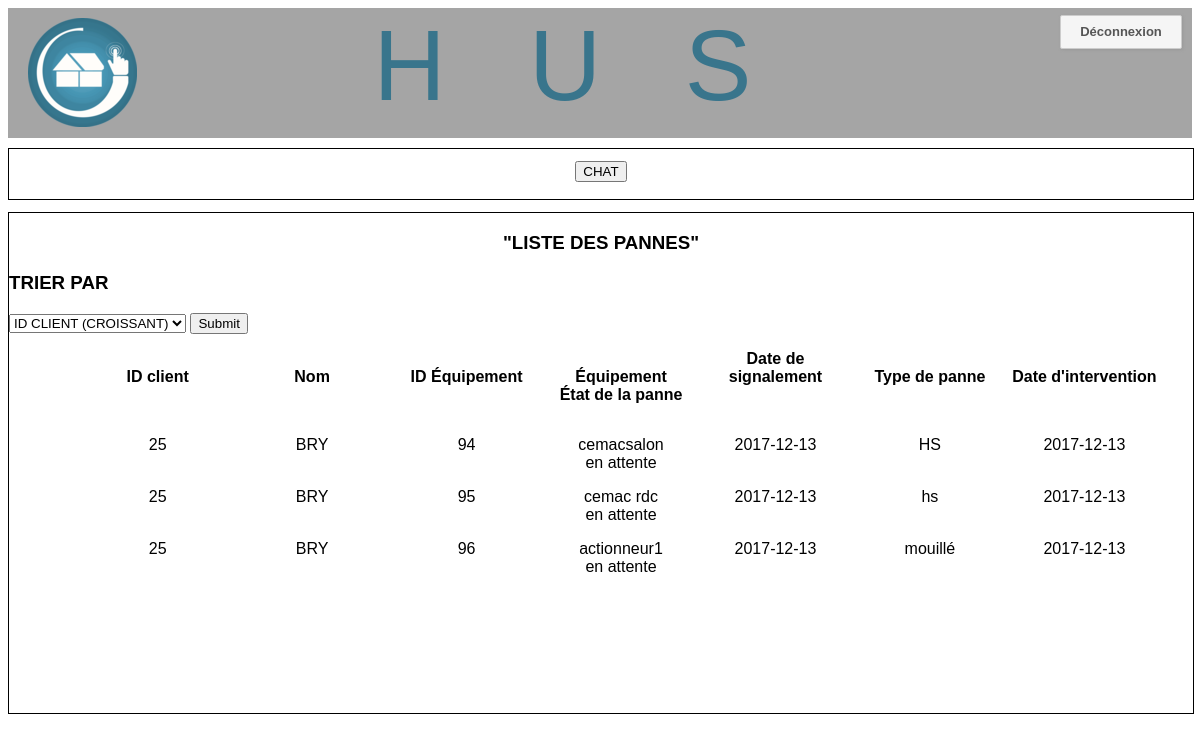
Before: /service_client/index.php with the older database file.
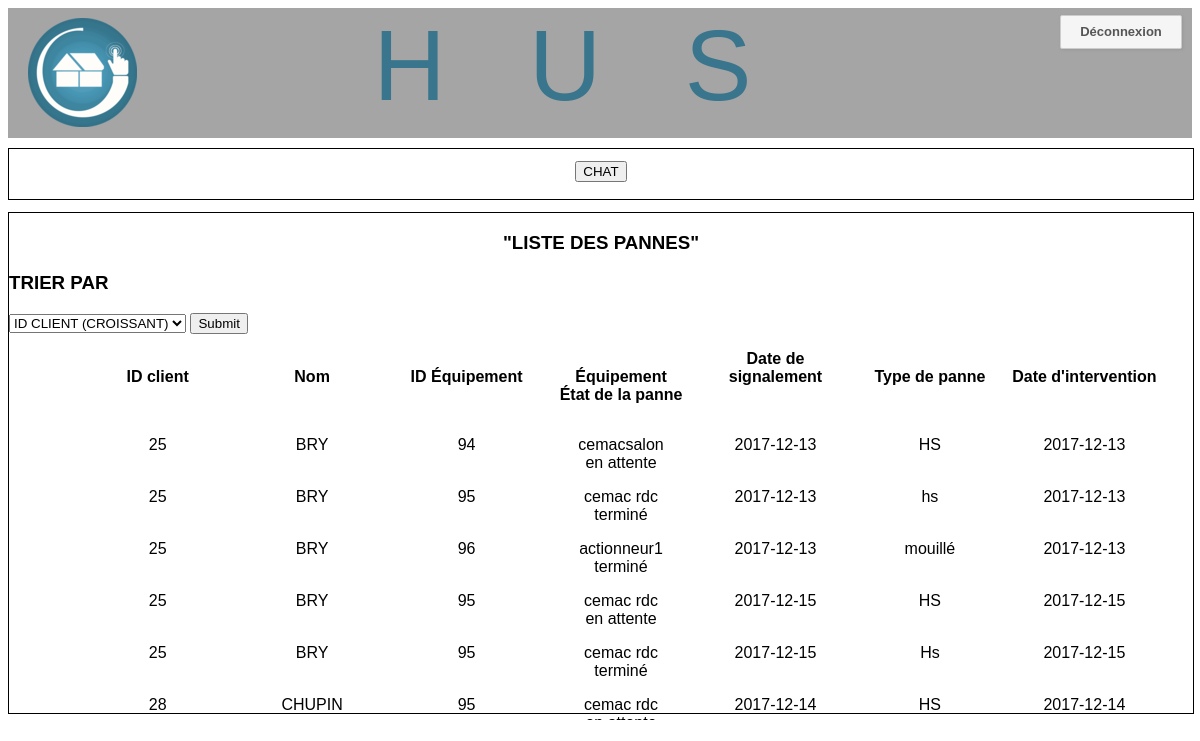
After: the same page with the newer database file.
### tables this page shows
CREATE TABLE IF NOT EXISTS `pannes` (
  `id` int(255) NOT NULL AUTO_INCREMENT,
  `client_id` int(11) NOT NULL,
  `capteur` varchar(255) NOT NULL,
  `type_panne` text NOT NULL,
  `date` date NOT NULL,
  `etat` varchar(255) NOT NULL,
  `date_intervention` date DEFAULT NULL,
  `nbre_interventions_necessaires` int(255) DEFAULT NULL,
  `dates_passees` int(11) DEFAULT NULL,
  `ID_Equipement` int(11) NOT NULL,
  PRIMARY KEY (`id`)
);

CREATE TABLE IF NOT EXISTS `utilisateurs` (
  `ID` int(11) NOT NULL AUTO_INCREMENT,
  `Nom` varchar(20) NOT NULL,
  `Prenom` varchar(20) NOT NULL,
  `Adresse_mail` varchar(50) NOT NULL,
  `Mot_de_passe` varchar(30) NOT NULL,
  `Numero_fixe` int(11) NOT NULL,
  `Numero_Telephone` int(11) NOT NULL,
  `Etat_connexion` tinyint(1) NOT NULL,
  `Date_inscription` date NOT NULL,
  `ID_compte_parent` int(11) DEFAULT NULL,
  PRIMARY KEY (`ID`)
);

### service_client/panne_service_client.php (called while the page is built, shortened)
<?php
require('modele.php');
$reponse = listePannes();
require('vue_panne.php');
?>

### service_client/index.php (called while the page is built)
<?php include('panne_service_client.php');?>

### service_client/modele.php (called while the page is built, shortened)
<?php
function listePannes() {
  $bdd = new PDO('mysql:host=localhost;dbname=husv4;charset=utf8;','root','');
  $sth = $bdd->prepare('SELECT pannes.*, utilisateurs.Nom FROM pannes, utilisateurs WHERE pannes.client_id = utilisateurs.ID ORDER BY '.$_GET["tri"].'');
  $sth->execute();
  return $sth;
}
?>

### service_client/vue_panne.php (the view, shortened to what this page needs)
<!DOCTYPE html>
<html>
  <head>
    <link rel="stylesheet" href="style_panne_client.css">
    <link rel="stylesheet" href="../Mise_en_page/header.css"/>
  </head>
  <body>
    <header>
      <div id="entete">
            <div class="logo">
                <a href="lien"><img src="../Mise_en_page/Logo.png"></a>
            </div>
            <div class="nom">
                <a href="lien">H   U   S</a>
            </div>
            <div class="BoutonDeconnexion">
                <a href="../deconnexion/Controleur/ProcessDeconnexion.php" class="TextDeconnexion">Déconnexion</a>
            </div>
    	</div>
    </header>
    <div class="ariane">
      <button type="button" name="CHAT"  onclick="window.open('chat.php?id=0',
                         'newwindow',
                         'width=550,height=550');
              return false;">CHAT</button>
    </div>
<div class="liste_pannes">
  <h3 style="text-align:center;">"LISTE DES PANNES"</h3>
<h3>TRIER PAR</h3>
<form action="panne_service_client.php" method="GET">
  <select name="tri">
    <option value="pannes.client_id ASC">ID CLIENT (CROISSANT)</option>
  </select>
<input type="submit" name="">
</form>
  <ul id="navlist">
	  <li><strong>ID client</strong></li>
	  <li><strong>Nom</strong></li>
    <li><strong>ID Équipement</strong></li>
	  <li><strong>Équipement</strong></li>
    <li><strong>Date de signalement</strong></li>
    <li><strong>Type de panne</strong></li>
    <li><strong>Date d'intervention</strong></li>
    <li><strong>État de la panne</strong></li>
  </ul>
  <div class="sousListePannes">
  <?php
while ($donnees = $reponse->fetch()) {
  ?>
	<a href="form_details_service_client.php?id=<?php echo $donnees['id']?>#details_panne">
<ul id="navlist">
  <li><?php echo $donnees['client_id'];?></li>
  <li><?php echo $donnees['Nom'];?></li>
  <li><?php echo $donnees['ID_Equipement'];?></li>
  <li><?php echo $donnees['capteur'];?></li>
  <li><?php echo $donnees['date'];?></li>
  <li><?php echo $donnees['type_panne'];?></li>
  <li><?php echo $donnees['date_intervention'];?></li>
  <li><?php echo $donnees['etat'];?></li>
</ul> </a>
  <?php } ?>
</div>
</div>
  </body>

### service_client/style_panne_client.css (style rules this page uses)
html { position: relative; min-height: 100%; font-family: Arial; }
.ariane { text-align: center; margin-top:10px; width:100%; height:50px; border: 1px solid black; }
.ariane button { margin-top:1%; }
.liste_pannes { margin: 0 auto; margin-top:1%; width:100%; height:500px; border: 1px solid black; }
.sousListePannes { overflow-x: hidden; overflow-y: scroll; height:300px; }
#navlist { text-align:center; }
#navlist li { margin: 0 auto; width: 150px; display: inline-block; list-style-type: none; }
#navlist strong { color: #000; }
a { text-decoration: none; color: #000; }

### Mise_en_page/header.css (style rules this page uses)
#entete { display: flex; justify-content: space-between; margin: 0px; padding: 0px; font-family: Verdana, Arial; font-size: 15px; background: #EFEFEF; background-color: #A5A5A5; height: 130px; }
.nom { width: 450px; }
.nom a { font-size: 100px; text-align: center; white-space: pre; text-decoration: none; color: #39758C; }
.logo { margin: 10px 0 0 20px; }
.BoutonDeconnexion { width:120px; height: 20px; padding:6px 0 6px 0; margin: 7px 10px 0 0; background:#f5f5f5; border-radius:2px; border:1px solid #ccc; box-shadow:1px 1px 3px #999; cursor:pointer; text-align: center; }
.TextDeconnexion { font:bold 13px Arial; color:#555; text-transform:capitalize; text-decoration : none; }
a { text-decoration: none; color: #000; }

Changed rows visible on the page:
changed pannes "hs": etat "en attente" → "terminé"
changed pannes "actionneur1": etat "en attente" → "terminé"
added pannes: client "25", utilisateurs.Nom "BRY", ID_Equipement "95", capteur "cemac rdc", date "2017-12-15", type_panne "HS", date_intervention "2017-12-15", etat "en attente"
added pannes: client "25", utilisateurs.Nom "BRY", ID_Equipement "95", capteur "cemac rdc", date "2017-12-15", type_panne "Hs", date_intervention "2017-12-15", etat "terminé"
added pannes: client "28", utilisateurs.Nom "CHUPIN", ID_Equipement "95", capteur "cemac rdc", date "2017-12-14", type_panne "HS", date_intervention "2017-12-14"
